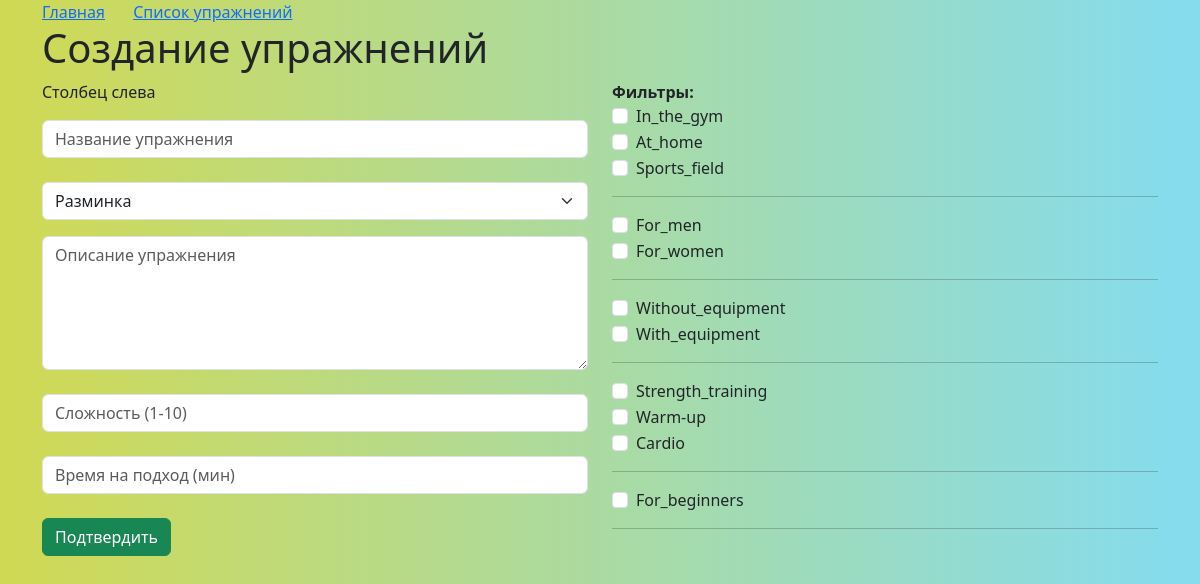
The page /create_exercises (signed in) on the database its author committed.
### _models.py (models this page shows, shortened)
class Localization(db.Model):
    __tablename__ = 'localization'
    id = Column(Integer, primary_key=True)
    key = db.Column(db.String(255), unique=True)
    sector = db.Column(db.String(50))
    translations = Column(db.Text)

### main.py (the view)
@app.route('/create_exercises', methods=['POST','GET'])
@login_required
def create_exercises():
    filters = []
    targets = config.TARGETS
    config_filters = config.FILTER_LIST
    languages = config.LANGUAGES
    if request.method == 'POST':
        name = request.form['name']
        target = request.form['select_target']
        description = request.form['description']
        difficulty = request.form['difficulty']
        time_per_set = int(request.form['time_per_set']) if request.form['time_per_set'] else 0
        for i in range(len(config_filters)):
            form_list = request.form.getlist('filters' + str(i + 1))
            if any(sublist for sublist in form_list if sublist):
                filters += form_list
        default_local_set = {}
        for language in languages:
            default_local_set[language] = 'No localization data'
        localized_name = json.dumps(default_local_set)
        exercise = Exercise(name = name, target=target, description = description, difficulty = difficulty,
                            time_per_set = time_per_set, filters=filters, localized_name=localized_name)
        try:
            db.session.add(exercise)
            db.session.commit()
            Exercise.update_counters()
            link_to_go= f'list/ex{exercise.counter}/edit'
            return redirect(link_to_go)
        except:
            return 'Ошибка при сохранении в базу'
    else:
        return render_template('create_exercises.html', targets=targets, config_filters=config_filters)

### _logic.py (called while the page is built)
def load_localization_dict():
    phrases = Localization.query.all()
    phrases_list = {}
    for phrase in phrases:
        translations_dict = json.loads(phrase.translations)
        phrases_list[phrase.key] = translations_dict
    return phrases_list

### main.py (called while the page is built)
@login_manager.user_loader
def load_user(user_id):
    return User.query.get(int(user_id))

@app.context_processor
def inject_local_dict():
    local_dict = load_localization_dict()
    return {'local_dict': local_dict}

### templates/create_exercises.html (shortened to what this page needs)
{% extends 'base.html' %}
{% block body %}
    {% if current_user.role == "admin" %}
        <div class="">
            <a href="/index" class="me-4">Главная</a>
            <a href="/list">Список упражнений</a>
        </div>
            <h1>Создание упражнений</h1>
        <form method="post">
            <div class="row mb-3 text-left">
                <div class="col-md-6">
                    <p>Столбец слева</p>
                        <input type="text" name="name" id="name" class="form-control" placeholder="Название упражнения"><br>
                        <select name="select_target" class="form-select form-select-md mb-3" aria-label=".form-select-md example">
                            {% for target in targets %}
                                <option value="{{target}}">{{target}}</option>
                            {% endfor %}
                        </select>
                        <textarea name="description" id="description" class="form-control" rows="5" placeholder="Описание упражнения"></textarea><br>
                        <input type="number" name="difficulty" id="difficulty" class="form-control" placeholder="Сложность (1-10)"><br>
                        <input type="number" name="time_per_set" id="time_per_set" class="form-control" placeholder="Время на подход (мин)"><br>
                        <input type="submit" class="btn btn-success" value="Подтвердить">
                </div>
                <div class="col-md-6">
                    <b>Фильтры:</b><br>
                    {% for i in range(config_filters|length) %}
                        {% for key, filter in config_filters[i].items() %}
                            <div class="form-check">
                                <input class="form-check-input" type="checkbox" name="filters{{i+1}}" value="{{key}}" id="chk_{{key}}">
                                <label class="form-check-label" for="chk_{{key}}">
                                   {{filter}}
                                </label>
                            </div>
                        {% endfor %}
                    <hr>
                    {% endfor %}
                </div>
            </div>
        </form>
    {% endif %}
{% endblock %}

### static/css/main.css (style rules this page uses)
body { background-image: linear-gradient(90deg, rgba(2,0,36,1) 0%, rgba(209,217,83,1) 0%, rgba(134,220,237,1) 98%); background-size: cover; background-repeat: no-repeat; background-attachment: fixed; }

### rows shown on the page
Localization: key "In_the_gym"
Localization: key "At_home"
Localization: key "Sports_field"
Localization: key "For_men"
Localization: key "For_women"
Localization: key "Without_equipment"
Localization: key "With_equipment"
Localization: key "Strength_training"
Localization: key "Warm-up"
Localization: key "Cardio"
Localization: key "For_beginners"

### other values the page prints
form field select_target "Разминка"
